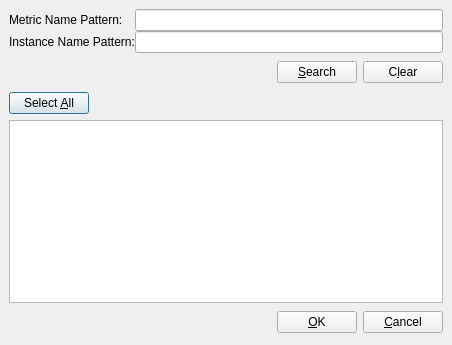
<ui version="4.0" >
 <class>SearchDialog</class>
 <widget class="QDialog" name="SearchDialog" >
  <property name="geometry" >
   <rect>
    <x>0</x>
    <y>0</y>
    <width>452</width>
    <height>345</height>
   </rect>
  </property>
  <property name="sizePolicy" >
   <sizepolicy>
    <hsizetype>0</hsizetype>
    <vsizetype>0</vsizetype>
    <horstretch>0</horstretch>
    <verstretch>0</verstretch>
   </sizepolicy>
  </property>
  <property name="windowTitle" >
   <string>Metric Search</string>
  </property>
  <layout class="QGridLayout" >
   <property name="margin" >
    <number>9</number>
   </property>
   <property name="spacing" >
    <number>6</number>
   </property>
   <item row="0" column="0" >
    <layout class="QGridLayout" >
     <property name="margin" >
      <number>0</number>
     </property>
     <property name="spacing" >
      <number>0</number>
     </property>
     <item row="0" column="0" >
      <widget class="QLabel" name="label" >
       <property name="text" >
        <string>Metric Name Pattern:</string>
       </property>
      </widget>
     </item>
     <item row="1" column="0" >
      <widget class="QLabel" name="label_2" >
       <property name="text" >
        <string>Instance Name Pattern:</string>
       </property>
      </widget>
     </item>
     <item row="0" column="1" >
      <widget class="QLineEdit" name="namePattern" />
     </item>
     <item row="1" column="1" >
      <widget class="QLineEdit" name="instancePattern" />
     </item>
    </layout>
   </item>
   <item row="2" column="0" >
    <layout class="QHBoxLayout" >
     <property name="margin" >
      <number>0</number>
     </property>
     <property name="spacing" >
      <number>6</number>
     </property>
     <item>
      <widget class="QPushButton" name="buttonAll" >
       <property name="sizePolicy" >
        <sizepolicy>
         <hsizetype>0</hsizetype>
         <vsizetype>0</vsizetype>
         <horstretch>0</horstretch>
         <verstretch>0</verstretch>
        </sizepolicy>
       </property>
       <property name="text" >
        <string>Select &amp;All</string>
       </property>
      </widget>
     </item>
     <item>
      <widget class="QLabel" name="resultStatus" >
       <property name="text" >
        <string/>
       </property>
      </widget>
     </item>
    </layout>
   </item>
   <item row="1" column="0" >
    <layout class="QHBoxLayout" >
     <property name="margin" >
      <number>0</number>
     </property>
     <property name="spacing" >
      <number>6</number>
     </property>
     <item>
      <spacer>
       <property name="orientation" >
        <enum>Qt::Horizontal</enum>
       </property>
       <property name="sizeHint" >
        <size>
         <width>271</width>
         <height>27</height>
        </size>
       </property>
      </spacer>
     </item>
     <item>
      <widget class="QPushButton" name="buttonSearch" >
       <property name="text" >
        <string>&amp;Search</string>
       </property>
      </widget>
     </item>
     <item>
      <widget class="QPushButton" name="buttonClear" >
       <property name="sizePolicy" >
        <sizepolicy>
         <hsizetype>0</hsizetype>
         <vsizetype>0</vsizetype>
         <horstretch>0</horstretch>
         <verstretch>0</verstretch>
        </sizepolicy>
       </property>
       <property name="text" >
        <string>C&amp;lear</string>
       </property>
      </widget>
     </item>
    </layout>
   </item>
   <item row="3" column="0" >
    <widget class="QListWidget" name="matchList" >
     <property name="selectionMode" >
      <enum>QAbstractItemView::ExtendedSelection</enum>
     </property>
    </widget>
   </item>
   <item row="4" column="0" >
    <layout class="QHBoxLayout" >
     <property name="margin" >
      <number>0</number>
     </property>
     <property name="spacing" >
      <number>6</number>
     </property>
     <item>
      <spacer>
       <property name="orientation" >
        <enum>Qt::Horizontal</enum>
       </property>
       <property name="sizeHint" >
        <size>
         <width>71</width>
         <height>27</height>
        </size>
       </property>
      </spacer>
     </item>
     <item>
      <widget class="QPushButton" name="buttonOk" >
       <property name="text" >
        <string>&amp;OK</string>
       </property>
      </widget>
     </item>
     <item>
      <widget class="QPushButton" name="buttonCancel" >
       <property name="text" >
        <string>&amp;Cancel</string>
       </property>
      </widget>
     </item>
    </layout>
   </item>
  </layout>
 </widget>
 <tabstops>
  <tabstop>namePattern</tabstop>
  <tabstop>instancePattern</tabstop>
  <tabstop>buttonSearch</tabstop>
  <tabstop>matchList</tabstop>
  <tabstop>buttonOk</tabstop>
  <tabstop>buttonCancel</tabstop>
  <tabstop>buttonClear</tabstop>
 </tabstops>
 <resources/>
 <connections>
  <connection>
   <sender>buttonSearch</sender>
   <signal>clicked()</signal>
   <receiver>SearchDialog</receiver>
   <slot>search()</slot>
   <hints>
    <hint type="sourcelabel" >
     <x>280</x>
     <y>250</y>
    </hint>
    <hint type="destinationlabel" >
     <x>225</x>
     <y>83</y>
    </hint>
   </hints>
  </connection>
  <connection>
   <sender>buttonClear</sender>
   <signal>clicked()</signal>
   <receiver>SearchDialog</receiver>
   <slot>clear()</slot>
   <hints>
    <hint type="sourcelabel" >
     <x>450</x>
     <y>96</y>
    </hint>
    <hint type="destinationlabel" >
     <x>225</x>
     <y>83</y>
    </hint>
   </hints>
  </connection>
  <connection>
   <sender>buttonOk</sender>
   <signal>clicked()</signal>
   <receiver>SearchDialog</receiver>
   <slot>ok()</slot>
   <hints>
    <hint type="sourcelabel" >
     <x>365</x>
     <y>250</y>
    </hint>
    <hint type="destinationlabel" >
     <x>225</x>
     <y>83</y>
    </hint>
   </hints>
  </connection>
  <connection>
   <sender>buttonCancel</sender>
   <signal>clicked()</signal>
   <receiver>SearchDialog</receiver>
   <slot>reject()</slot>
   <hints>
    <hint type="sourcelabel" >
     <x>450</x>
     <y>250</y>
    </hint>
    <hint type="destinationlabel" >
     <x>225</x>
     <y>83</y>
    </hint>
   </hints>
  </connection>
  <connection>
   <sender>namePattern</sender>
   <signal>textEdited(QString)</signal>
   <receiver>SearchDialog</receiver>
   <slot>changed()</slot>
   <hints>
    <hint type="sourcelabel" >
     <x>303</x>
     <y>21</y>
    </hint>
    <hint type="destinationlabel" >
     <x>229</x>
     <y>130</y>
    </hint>
   </hints>
  </connection>
  <connection>
   <sender>instancePattern</sender>
   <signal>textEdited(QString)</signal>
   <receiver>SearchDialog</receiver>
   <slot>changed()</slot>
   <hints>
    <hint type="sourcelabel" >
     <x>303</x>
     <y>50</y>
    </hint>
    <hint type="destinationlabel" >
     <x>229</x>
     <y>130</y>
    </hint>
   </hints>
  </connection>
  <connection>
   <sender>buttonAll</sender>
   <signal>clicked()</signal>
   <receiver>SearchDialog</receiver>
   <slot>selectall()</slot>
   <hints>
    <hint type="sourcelabel" >
     <x>47</x>
     <y>118</y>
    </hint>
    <hint type="destinationlabel" >
     <x>230</x>
     <y>195</y>
    </hint>
   </hints>
  </connection>
  <connection>
   <sender>matchList</sender>
   <signal>itemSelectionChanged()</signal>
   <receiver>SearchDialog</receiver>
   <slot>listchanged()</slot>
   <hints>
    <hint type="sourcelabel" >
     <x>230</x>
     <y>242</y>
    </hint>
    <hint type="destinationlabel" >
     <x>230</x>
     <y>195</y>
    </hint>
   </hints>
  </connection>
 </connections>
</ui>
